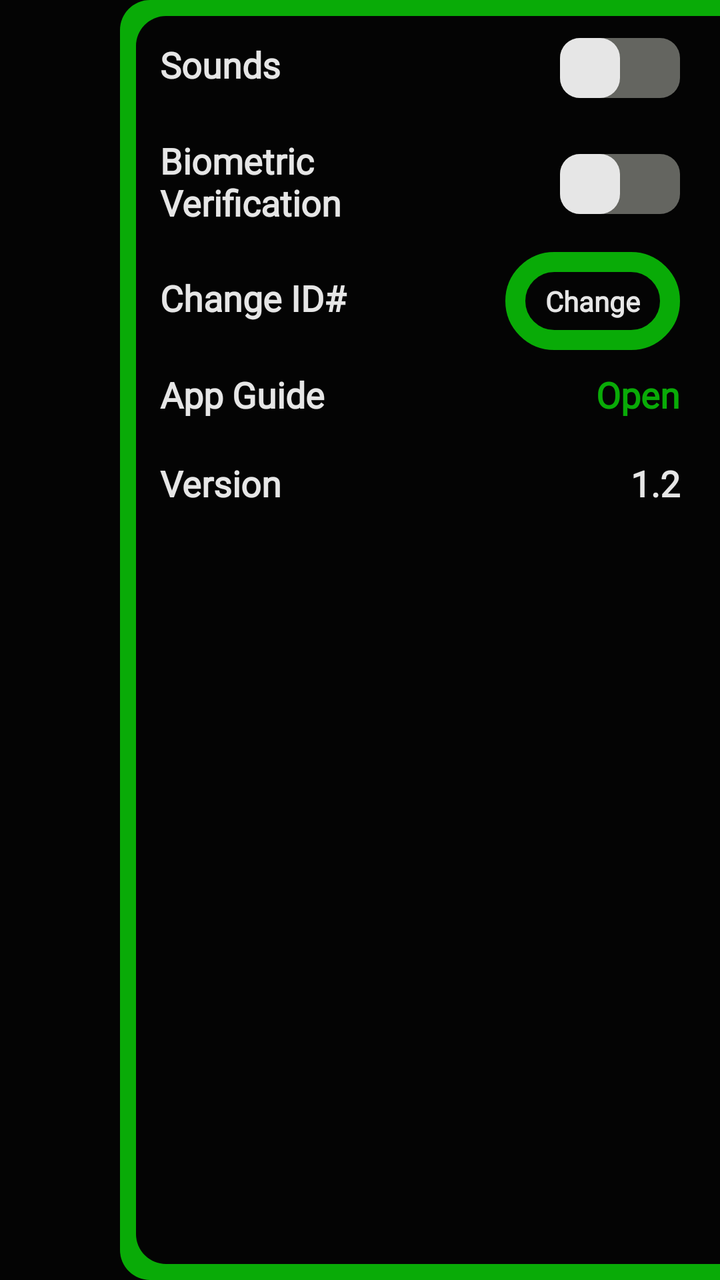
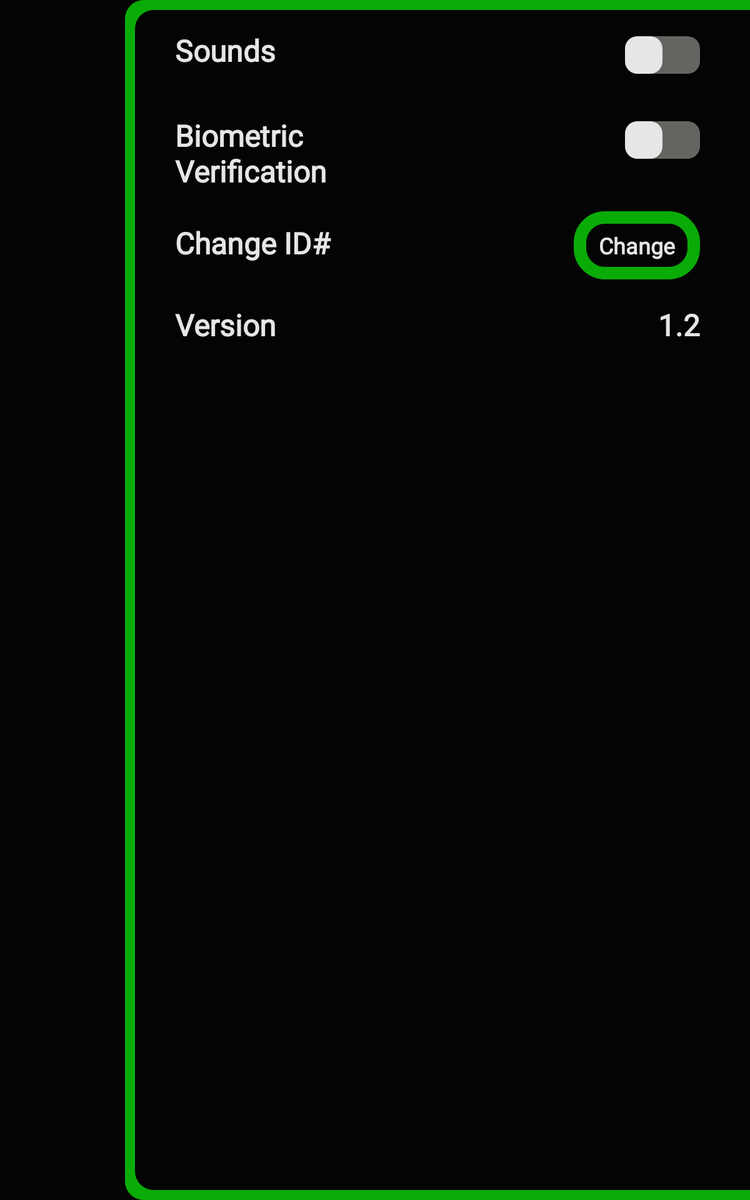

First picture: res/layout/ on a phone held upright. Second picture: the repository's own variant of that layout, on a device whose configuration matches the variant's folder. Source for both follows.
<!-- AndroidManifest.xml: application theme Orion -->
<!-- res/layout/drawer_settings.xml -->
<?xml version="1.0" encoding="utf-8"?>
<LinearLayout xmlns:android="http://schemas.android.com/apk/res/android"
    xmlns:app="http://schemas.android.com/apk/res-auto"
    android:id="@+id/settings_drawer"
    android:layout_width="300dp"
    android:layout_height="match_parent"
    android:layout_gravity="end"
    android:orientation="vertical"
    android:background="@drawable/box_right_background">



    <LinearLayout
        android:layout_width="match_parent"
        android:layout_height="wrap_content"
        android:orientation="horizontal"
        android:paddingTop="10dp"
        android:paddingStart="20dp"
        android:paddingEnd="20dp">

        <TextView
            android:layout_width="wrap_content"
            android:layout_height="wrap_content"
            android:layout_weight="1"
            android:text="Sounds"
            android:textColor="@color/text_color"
            android:fontFamily="@font/orbitron_black"
            android:textSize="18sp"
            android:textStyle="bold"
            android:gravity="start"/>

        <androidx.appcompat.widget.SwitchCompat
            android:id="@+id/switch_sounds"
            android:layout_width="wrap_content"
            android:layout_height="wrap_content"
            android:thumb="@drawable/switch_thumb"
            app:track="@drawable/switch_track"
            app:trackTint="@color/secondary_1"
            app:thumbTint="@color/text_color"
            />

    </LinearLayout>

    <LinearLayout
        android:layout_width="match_parent"
        android:layout_height="wrap_content"
        android:orientation="horizontal"
        android:paddingTop="10dp"
        android:paddingStart="20dp"
        android:paddingEnd="20dp">

        <TextView
            android:layout_width="wrap_content"
            android:layout_height="match_parent"
            android:layout_weight="1"
            android:text="Biometric\nVerification"
            android:textColor="@color/text_color"
            android:fontFamily="@font/orbitron_black"
            android:textSize="18sp"
            android:textStyle="bold"
            android:gravity="start"/>

        <androidx.appcompat.widget.SwitchCompat
            android:id="@+id/switch_bio_verification"
            android:layout_width="wrap_content"
            android:layout_height="wrap_content"
            android:thumb="@drawable/switch_thumb"
            app:track="@drawable/switch_track"
            app:trackTint="@color/secondary_1"
            app:thumbTint="@color/text_color"
            />

    </LinearLayout>

    <LinearLayout
        android:layout_width="match_parent"
        android:layout_height="wrap_content"
        android:orientation="horizontal"
        android:paddingTop="10dp"
        android:paddingStart="20dp"
        android:paddingEnd="20dp">

        <TextView
            android:layout_width="wrap_content"
            android:layout_height="wrap_content"
            android:layout_weight="1"
            android:text="Change ID#"
            android:textColor="@color/text_color"
            android:fontFamily="@font/orbitron_black"
            android:textSize="18sp"
            android:textStyle="bold"
            android:gravity="start"/>

        <androidx.appcompat.widget.AppCompatButton
            android:id="@+id/change_id_btn"
            android:layout_width="wrap_content"
            android:layout_height="wrap_content"
            android:background="@drawable/btn_style"
            android:textColor="@color/text_color"
            android:fontFamily="@font/orbitron_black"
            android:textStyle="bold"
            android:text="Change"/>

    </LinearLayout>

    <LinearLayout
        android:layout_width="match_parent"
        android:layout_height="wrap_content"
        android:orientation="horizontal"
        android:paddingTop="10dp"
        android:paddingBottom="10dp"
        android:paddingStart="20dp"
        android:paddingEnd="20dp">

        <TextView
            android:layout_width="wrap_content"
            android:layout_height="wrap_content"
            android:layout_weight="1"
            android:text="App Guide"
            android:textColor="@color/text_color"
            android:fontFamily="@font/orbitron_black"
            android:textSize="18sp"
            android:textStyle="bold"
            android:gravity="start"/>

        <TextView
            android:id="@+id/githubLink"
            android:layout_width="wrap_content"
            android:layout_height="wrap_content"
            android:text="Open"
            android:textColor="@color/primary_1"
            android:fontFamily="@font/orbitron_black"
            android:textSize="18sp"
            android:textStyle="bold"
            android:gravity="end"/>


    </LinearLayout>

    <LinearLayout
        android:layout_width="match_parent"
        android:layout_height="wrap_content"
        android:orientation="horizontal"
        android:paddingTop="10dp"
        android:paddingStart="20dp"
        android:paddingEnd="20dp">

        <TextView
            android:layout_width="wrap_content"
            android:layout_height="wrap_content"
            android:layout_weight="1"
            android:text="Version"
            android:textColor="@color/text_color"
            android:fontFamily="@font/orbitron_black"
            android:textSize="18sp"
            android:textStyle="bold"
            android:gravity="start"/>

        <TextView
            android:layout_width="wrap_content"
            android:layout_height="wrap_content"
            android:layout_weight="1"
            android:text="1.2"
            android:textColor="@color/text_color"
            android:fontFamily="@font/orbitron_black"
            android:textSize="18sp"
            android:textStyle="bold"
            android:gravity="end"/>

    </LinearLayout>


</LinearLayout>
<!-- resources referenced by this layout -->
<resources>
  <color name="primary_1">#09ab07</color>
  <color name="secondary_1">#646560</color>
  <color name="text_color">#e6e6e6</color>
  <!-- drawable box_right_background (drawable) -->
  <?xml version="1.0" encoding="utf-8"?>
  <layer-list xmlns:android="http://schemas.android.com/apk/res/android">
      <item>
          <shape android:shape="rectangle">
              <solid android:color="@color/primary_1" />
              <corners  android:bottomLeftRadius="15dp" android:topLeftRadius="15dp"/>
          </shape>
      </item>
      <item android:left="8dp" android:top="8dp" android:bottom="8dp">
          <shape android:shape="rectangle">
              <solid android:color="@color/primary_2" />
              <corners  android:bottomLeftRadius="15dp" android:topLeftRadius="15dp"/>
          </shape>
      </item>
  </layer-list>
  <!-- drawable btn_style (drawable) -->
  <?xml version="1.0" encoding="utf-8"?>
  <shape xmlns:android="http://schemas.android.com/apk/res/android">
      <solid android:color="@color/primary_2"/>
      <corners android:radius="20dp"/>
      <stroke android:color="@color/primary_1" android:width="10dp"/>
      <padding android:bottom="15dp" android:left="20dp" android:right="20dp" android:top="15dp"/>
  </shape>
  <!-- drawable switch_thumb (drawable) -->
  <?xml version="1.0" encoding="utf-8"?>
  <selector xmlns:android="http://schemas.android.com/apk/res/android">
      <item android:state_pressed="true">
          <shape android:shape="rectangle">
              <solid android:color="@color/secondary_2"/>
  
              <size  android:height="30dp"
                  android:width="30dp" />
              <corners
                  android:radius="10dp"/>
          </shape>
      </item>
  
      <item>
          <shape android:shape="rectangle">
              <solid android:color="@color/primary_1" />
  
              <size  android:height="30dp"
                  android:width="30dp" />
              <corners
                  android:radius="10dp"/>
          </shape>
      </item>
  </selector>
  <!-- drawable switch_track (drawable) -->
  <?xml version="1.0" encoding="utf-8"?>
  <shape xmlns:android="http://schemas.android.com/apk/res/android" android:shape="rectangle">
  
      <solid android:color="@color/primary_2"/>
      <size android:height="15dp"/>
      <corners android:radius="10dp" />
  
  </shape>
  <style name="Orion" parent="Theme.Material3.DayNight.NoActionBar">
          
          <item name="colorPrimary">@color/primary_1</item>
  
          <item name="colorPrimaryVariant">#09ab07</item>
          <item name="colorOnPrimary">#040404</item>
          
          <item name="colorSecondary">@color/gray</item>
          <item name="colorSecondaryVariant">#181818</item>
          <item name="colorOnSecondary">#000</item>
          
          <item name="android:statusBarColor">@color/black</item>
          
  
          
          <item name="android:textAppearance">@style/CustomTextAppearance</item>
          <item name="android:editTextStyle">@style/CustomTextAppearance</item>
          <item name="android:buttonStyle">@style/CustomTextAppearance</item>
          <item name="android:checkedTextViewStyle">@style/CustomTextAppearance</item>
          <item name="android:radioButtonStyle">@style/CustomTextAppearance</item>
          <item name="android:switchStyle">@style/CustomTextAppearance</item>
          <item name="android:textViewStyle">@style/CustomTextAppearance</item>
  
          <item name="android:windowBackground">@color/primary_2</item>
  
      </style>
  <color name="primary_2">#040404</color>
  <color name="secondary_2">#0e5d10</color>
  <color name="gray">#353535</color>
  <color name="black">#FF000000</color>
  <style name="CustomTextAppearance" parent="TextAppearance.AppCompat">
          <item name="fontFamily">@font/orbitron_black</item>
          <item name="android:fontFamily">@font/orbitron_black</item>
      </style>
</resources>
<!-- res/layout-large/drawer_settings.xml (the repository's variant of the layout above) -->
<!-- drawn on a 7-inch tablet held upright -->
<?xml version="1.0" encoding="utf-8"?>
<LinearLayout xmlns:android="http://schemas.android.com/apk/res/android"
    xmlns:app="http://schemas.android.com/apk/res-auto"
    android:id="@+id/settings_drawer"
    android:layout_width="500dp"
    android:layout_height="match_parent"
    android:layout_gravity="end"
    android:orientation="vertical"
    android:background="@drawable/box_right_background">








    <LinearLayout
        android:layout_width="match_parent"
        android:layout_height="wrap_content"
        android:orientation="horizontal"
        android:paddingTop="20dp"
        android:paddingStart="40dp"
        android:paddingEnd="40dp">

        <TextView
            android:layout_width="wrap_content"
            android:layout_height="wrap_content"
            android:layout_weight="1"
            android:fontFamily="@font/orbitron_black"
            android:gravity="start"
            android:text="Sounds"
            android:textColor="@color/text_color"
            android:textSize="24sp"
            android:textStyle="bold" />

        <androidx.appcompat.widget.SwitchCompat
            android:id="@+id/switch_sounds"
            android:layout_width="wrap_content"
            android:layout_height="wrap_content"
            android:thumb="@drawable/switch_thumb"
            app:track="@drawable/switch_track"
            app:trackTint="@color/secondary_1"
            app:thumbTint="@color/text_color"
            />

    </LinearLayout>

    <LinearLayout
        android:layout_width="match_parent"
        android:layout_height="wrap_content"
        android:orientation="horizontal"
        android:paddingTop="20dp"
        android:paddingStart="40dp"
        android:paddingEnd="40dp">

        <TextView
            android:layout_width="wrap_content"
            android:layout_height="wrap_content"
            android:layout_weight="1"
            android:text="Biometric\nVerification"
            android:textColor="@color/text_color"
            android:fontFamily="@font/orbitron_black"
            android:textSize="24sp"
            android:textStyle="bold"
            android:gravity="start"/>

        <androidx.appcompat.widget.SwitchCompat
            android:id="@+id/switch_bio_verification"
            android:layout_width="wrap_content"
            android:layout_height="wrap_content"
            android:thumb="@drawable/switch_thumb"
            app:track="@drawable/switch_track"
            app:trackTint="@color/secondary_1"
            app:thumbTint="@color/text_color"
            />

    </LinearLayout>

    <LinearLayout
        android:layout_width="match_parent"
        android:layout_height="wrap_content"
        android:orientation="horizontal"
        android:paddingTop="20dp"
        android:paddingStart="40dp"
        android:paddingEnd="40dp">

        <TextView
            android:layout_width="wrap_content"
            android:layout_height="wrap_content"
            android:layout_weight="1"
            android:text="Change ID#"
            android:textColor="@color/text_color"
            android:fontFamily="@font/orbitron_black"
            android:textSize="24sp"
            android:textStyle="bold"
            android:gravity="start"/>

        <androidx.appcompat.widget.AppCompatButton
            android:id="@+id/change_id_btn"
            android:layout_width="wrap_content"
            android:layout_height="wrap_content"
            android:background="@drawable/btn_style"
            android:textColor="@color/text_color"
            android:fontFamily="@font/orbitron_black"
            android:textStyle="bold"
            android:textSize="18sp"
            android:text="Change"/>

    </LinearLayout>

    <LinearLayout
        android:layout_width="match_parent"
        android:layout_height="wrap_content"
        android:orientation="horizontal"
        android:paddingTop="20dp"
        android:paddingStart="40dp"
        android:paddingEnd="40dp">

        <TextView
            android:layout_width="wrap_content"
            android:layout_height="wrap_content"
            android:layout_weight="1"
            android:text="Version"
            android:textColor="@color/text_color"
            android:fontFamily="@font/orbitron_black"
            android:textSize="24sp"
            android:textStyle="bold"
            android:gravity="start"/>

        <TextView
            android:layout_width="wrap_content"
            android:layout_height="wrap_content"
            android:layout_weight="1"
            android:text="1.2"
            android:textColor="@color/text_color"
            android:fontFamily="@font/orbitron_black"
            android:textSize="24sp"
            android:textStyle="bold"
            android:gravity="end"/>

    </LinearLayout>


</LinearLayout>
<!-- resources referenced by the variant -->
<!-- as a 7-inch tablet held upright resolves them -->
<resources>
  <color name="secondary_1">#646560</color>
  <color name="text_color">#e6e6e6</color>
  <!-- drawable box_right_background (drawable) -->
  <?xml version="1.0" encoding="utf-8"?>
  <layer-list xmlns:android="http://schemas.android.com/apk/res/android">
      <item>
          <shape android:shape="rectangle">
              <solid android:color="@color/primary_1" />
              <corners  android:bottomLeftRadius="15dp" android:topLeftRadius="15dp"/>
          </shape>
      </item>
      <item android:left="8dp" android:top="8dp" android:bottom="8dp">
          <shape android:shape="rectangle">
              <solid android:color="@color/primary_2" />
              <corners  android:bottomLeftRadius="15dp" android:topLeftRadius="15dp"/>
          </shape>
      </item>
  </layer-list>
  <!-- drawable btn_style (drawable) -->
  <?xml version="1.0" encoding="utf-8"?>
  <shape xmlns:android="http://schemas.android.com/apk/res/android">
      <solid android:color="@color/primary_2"/>
      <corners android:radius="20dp"/>
      <stroke android:color="@color/primary_1" android:width="10dp"/>
      <padding android:bottom="15dp" android:left="20dp" android:right="20dp" android:top="15dp"/>
  </shape>
  <!-- drawable switch_thumb (drawable) -->
  <?xml version="1.0" encoding="utf-8"?>
  <selector xmlns:android="http://schemas.android.com/apk/res/android">
      <item android:state_pressed="true">
          <shape android:shape="rectangle">
              <solid android:color="@color/secondary_2"/>
  
              <size  android:height="30dp"
                  android:width="30dp" />
              <corners
                  android:radius="10dp"/>
          </shape>
      </item>
  
      <item>
          <shape android:shape="rectangle">
              <solid android:color="@color/primary_1" />
  
              <size  android:height="30dp"
                  android:width="30dp" />
              <corners
                  android:radius="10dp"/>
          </shape>
      </item>
  </selector>
  <!-- drawable switch_track (drawable) -->
  <?xml version="1.0" encoding="utf-8"?>
  <shape xmlns:android="http://schemas.android.com/apk/res/android" android:shape="rectangle">
  
      <solid android:color="@color/primary_2"/>
      <size android:height="15dp"/>
      <corners android:radius="10dp" />
  
  </shape>
  <style name="Orion" parent="Theme.Material3.DayNight.NoActionBar">
          
          <item name="colorPrimary">@color/primary_1</item>
  
          <item name="colorPrimaryVariant">#09ab07</item>
          <item name="colorOnPrimary">#040404</item>
          
          <item name="colorSecondary">@color/gray</item>
          <item name="colorSecondaryVariant">#181818</item>
          <item name="colorOnSecondary">#000</item>
          
          <item name="android:statusBarColor">@color/black</item>
          
  
          
          <item name="android:textAppearance">@style/CustomTextAppearance</item>
          <item name="android:editTextStyle">@style/CustomTextAppearance</item>
          <item name="android:buttonStyle">@style/CustomTextAppearance</item>
          <item name="android:checkedTextViewStyle">@style/CustomTextAppearance</item>
          <item name="android:radioButtonStyle">@style/CustomTextAppearance</item>
          <item name="android:switchStyle">@style/CustomTextAppearance</item>
          <item name="android:textViewStyle">@style/CustomTextAppearance</item>
  
          <item name="android:windowBackground">@color/primary_2</item>
  
      </style>
  <color name="primary_1">#09ab07</color>
  <color name="primary_2">#040404</color>
  <color name="secondary_2">#0e5d10</color>
  <color name="gray">#353535</color>
  <color name="black">#FF000000</color>
  <style name="CustomTextAppearance" parent="TextAppearance.AppCompat">
          <item name="fontFamily">@font/orbitron_black</item>
          <item name="android:fontFamily">@font/orbitron_black</item>
      </style>
</resources>
